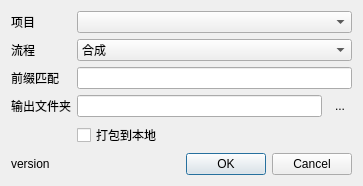
<?xml version="1.0" encoding="UTF-8"?>
<ui version="4.0">
 <class>dialog</class>
 <widget class="QDialog" name="dialog">
  <property name="geometry">
   <rect>
    <x>0</x>
    <y>0</y>
    <width>363</width>
    <height>169</height>
   </rect>
  </property>
  <property name="windowTitle">
   <string>色板工具</string>
  </property>
  <layout class="QFormLayout" name="formLayout">
   <property name="fieldGrowthPolicy">
    <enum>QFormLayout::AllNonFixedFieldsGrow</enum>
   </property>
   <item row="0" column="0">
    <widget class="QLabel" name="label">
     <property name="text">
      <string>项目</string>
     </property>
    </widget>
   </item>
   <item row="0" column="1">
    <widget class="QComboBox" name="comboBoxProject"/>
   </item>
   <item row="1" column="0">
    <widget class="QLabel" name="label_4">
     <property name="text">
      <string>流程</string>
     </property>
    </widget>
   </item>
   <item row="1" column="1">
    <widget class="QComboBox" name="comboBoxPipeline">
     <item>
      <property name="text">
       <string>合成</string>
      </property>
     </item>
     <item>
      <property name="text">
       <string>灯光</string>
      </property>
     </item>
    </widget>
   </item>
   <item row="2" column="0">
    <widget class="QLabel" name="label_2">
     <property name="text">
      <string>前缀匹配</string>
     </property>
    </widget>
   </item>
   <item row="2" column="1">
    <widget class="QLineEdit" name="lineEditPrefix">
     <property name="toolTip">
      <string>镜头名称以此开头的镜头才会包含在色板中</string>
     </property>
    </widget>
   </item>
   <item row="3" column="0">
    <widget class="QLabel" name="label_3">
     <property name="text">
      <string>输出文件夹</string>
     </property>
    </widget>
   </item>
   <item row="3" column="1">
    <layout class="QHBoxLayout" name="horizontalLayout">
     <item>
      <widget class="QLineEdit" name="lineEditOutDir"/>
     </item>
     <item>
      <widget class="QToolButton" name="toolButtonAskDir">
       <property name="text">
        <string>...</string>
       </property>
       <property name="autoRaise">
        <bool>true</bool>
       </property>
      </widget>
     </item>
    </layout>
   </item>
   <item row="4" column="1">
    <widget class="QCheckBox" name="checkBoxPack">
     <property name="toolTip">
      <string>打包后使用的是本地图片, 连不上服务器也能看, 但同时也不能实时更新了。</string>
     </property>
     <property name="text">
      <string>打包到本地</string>
     </property>
    </widget>
   </item>
   <item row="5" column="0">
    <widget class="QLabel" name="labelVersion">
     <property name="text">
      <string>version</string>
     </property>
    </widget>
   </item>
   <item row="5" column="1">
    <widget class="QDialogButtonBox" name="buttonBox">
     <property name="orientation">
      <enum>Qt::Horizontal</enum>
     </property>
     <property name="standardButtons">
      <set>QDialogButtonBox::Cancel|QDialogButtonBox::Ok</set>
     </property>
    </widget>
   </item>
  </layout>
  <action name="actionDir">
   <property name="text">
    <string>dir</string>
   </property>
  </action>
 </widget>
 <resources/>
 <connections>
  <connection>
   <sender>buttonBox</sender>
   <signal>accepted()</signal>
   <receiver>dialog</receiver>
   <slot>accept()</slot>
   <hints>
    <hint type="sourcelabel">
     <x>248</x>
     <y>254</y>
    </hint>
    <hint type="destinationlabel">
     <x>157</x>
     <y>274</y>
    </hint>
   </hints>
  </connection>
  <connection>
   <sender>buttonBox</sender>
   <signal>rejected()</signal>
   <receiver>dialog</receiver>
   <slot>reject()</slot>
   <hints>
    <hint type="sourcelabel">
     <x>316</x>
     <y>260</y>
    </hint>
    <hint type="destinationlabel">
     <x>286</x>
     <y>274</y>
    </hint>
   </hints>
  </connection>
  <connection>
   <sender>toolButtonAskDir</sender>
   <signal>clicked()</signal>
   <receiver>actionDir</receiver>
   <slot>trigger()</slot>
   <hints>
    <hint type="sourcelabel">
     <x>371</x>
     <y>71</y>
    </hint>
    <hint type="destinationlabel">
     <x>-1</x>
     <y>-1</y>
    </hint>
   </hints>
  </connection>
 </connections>
</ui>
